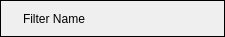
<?xml version="1.0" encoding="UTF-8"?>
<ui version="4.0">
 <class>SVPipelineFilterWidget</class>
 <widget class="QFrame" name="SVPipelineFilterWidget">
  <property name="geometry">
   <rect>
    <x>0</x>
    <y>0</y>
    <width>225</width>
    <height>37</height>
   </rect>
  </property>
  <property name="sizePolicy">
   <sizepolicy hsizetype="Preferred" vsizetype="Fixed">
    <horstretch>0</horstretch>
    <verstretch>0</verstretch>
   </sizepolicy>
  </property>
  <property name="minimumSize">
   <size>
    <width>0</width>
    <height>30</height>
   </size>
  </property>
  <property name="font">
   <font>
    <family>Arial</family>
    <pointsize>12</pointsize>
    <weight>75</weight>
    <italic>true</italic>
    <bold>true</bold>
   </font>
  </property>
  <property name="mouseTracking">
   <bool>false</bool>
  </property>
  <property name="focusPolicy">
   <enum>Qt::ClickFocus</enum>
  </property>
  <property name="contextMenuPolicy">
   <enum>Qt::CustomContextMenu</enum>
  </property>
  <property name="styleSheet">
   <string notr="true">QFrame#QFilterWidget {
	background-color: qlineargradient(spread:pad, x1:0, y1:0, x2:0, y2:1, stop:0 rgba(185, 185, 185, 255), stop:0.5 rgba(226, 226, 226, 255), stop:1 rgba(150, 150, 150, 255));
border: 1px solid #515151;
border-radius: 10px;
padding: 0 0 0 0px;
font: 100 14pt &quot;DejuVu Sans&quot;;
font-weight: bold;
color: rgb(255, 255, 255);
}

</string>
  </property>
  <property name="frameShape">
   <enum>QFrame::Box</enum>
  </property>
  <layout class="QHBoxLayout" name="horizontalLayout">
   <property name="spacing">
    <number>4</number>
   </property>
   <property name="leftMargin">
    <number>2</number>
   </property>
   <property name="topMargin">
    <number>0</number>
   </property>
   <property name="rightMargin">
    <number>2</number>
   </property>
   <property name="bottomMargin">
    <number>0</number>
   </property>
   <item>
    <widget class="QPushButton" name="deleteBtn">
     <property name="sizePolicy">
      <sizepolicy hsizetype="Fixed" vsizetype="Fixed">
       <horstretch>0</horstretch>
       <verstretch>0</verstretch>
      </sizepolicy>
     </property>
     <property name="maximumSize">
      <size>
       <width>16</width>
       <height>16</height>
      </size>
     </property>
     <property name="styleSheet">
      <string notr="true"/>
     </property>
     <property name="text">
      <string/>
     </property>
     <property name="icon">
      <iconset resource="../../icons/images/Icons.qrc">
       <normaloff>:/delete.png</normaloff>:/delete.png</iconset>
     </property>
     <property name="iconSize">
      <size>
       <width>16</width>
       <height>16</height>
      </size>
     </property>
     <property name="flat">
      <bool>true</bool>
     </property>
    </widget>
   </item>
   <item>
    <widget class="QLabel" name="filterName">
     <property name="sizePolicy">
      <sizepolicy hsizetype="Expanding" vsizetype="Preferred">
       <horstretch>0</horstretch>
       <verstretch>0</verstretch>
      </sizepolicy>
     </property>
     <property name="font">
      <font>
       <family>Arial</family>
       <weight>50</weight>
       <italic>false</italic>
       <bold>false</bold>
       <stylestrategy>PreferAntialias</stylestrategy>
      </font>
     </property>
     <property name="styleSheet">
      <string notr="true"/>
     </property>
     <property name="lineWidth">
      <number>0</number>
     </property>
     <property name="text">
      <string>Filter Name</string>
     </property>
    </widget>
   </item>
  </layout>
 </widget>
 <resources>
  <include location="../../icons/images/Icons.qrc"/>
 </resources>
 <connections/>
</ui>
